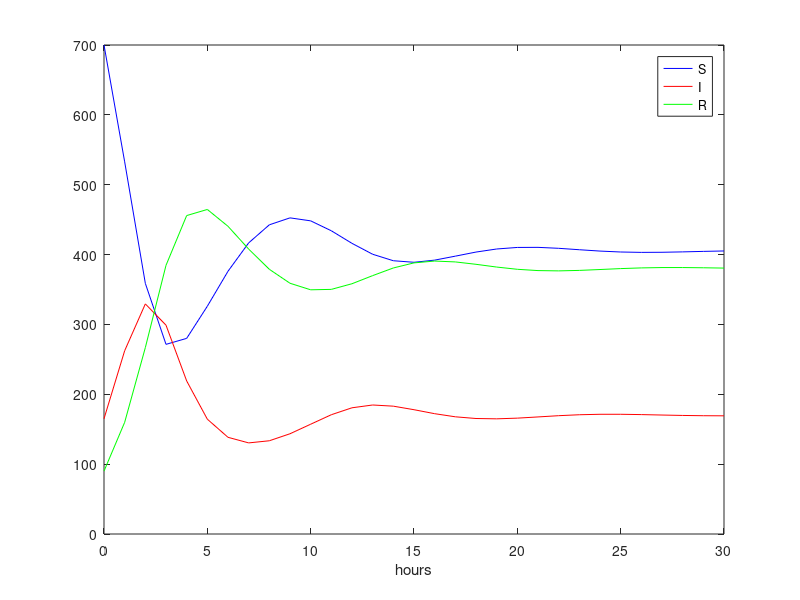

Write the MATLAB code that produced this figure.
function demo_SIR()
    dt = 1;                 
    D = 30;                 
    N_t = floor(D);  
    T = dt*N_t;             
    U_0 = [700 165 90];
    
    f_handle = @f;
    
    [u, t] = ode_FE(f_handle, U_0, dt, T);
    
    S = u(:,1);
    I = u(:,2);
    R = u(:,3);
    plot(t, S, 'b-', t, I, 'r-', t, R, 'g-');
    legend('S', 'I', 'R');
    xlabel('hours');
    % Consistency check:
    N = S(1) + I(1) + R(1);
    eps = 1E-12;           % Tolerance for comparing real numbers
    for n = 1:length(S)
        err = abs(S(n) + I(n) + R(n) - N);
        if (err > eps)
            error('demo_SIR: error=%g', err);                        
        end
    end
end

function result = f(u,t)
    beta = 0.002;   
    gamma = 0.25; 
    lambda = 0.56;
    N = 955;

    S = u(1); I = u(2); R = u(3);
    result = [-(beta)*S*I+gamma*N-gamma*S  (beta*S*I)-(gamma+lambda)*I (lambda*I-gamma*R)];
end



function [u, t] = ode_FE(f, U_0, dt, T)
    N_t = floor(T/dt);
    u = zeros(N_t+1, length(U_0));
    t = linspace(0, N_t*dt, length(u));
    u(1,:) = U_0;      % Initial values
    t(1) = 0;
    for n = 1:N_t
        u(n+1,:)  = u(n,:) + dt*f(u(n,:), t(n));
    end
end